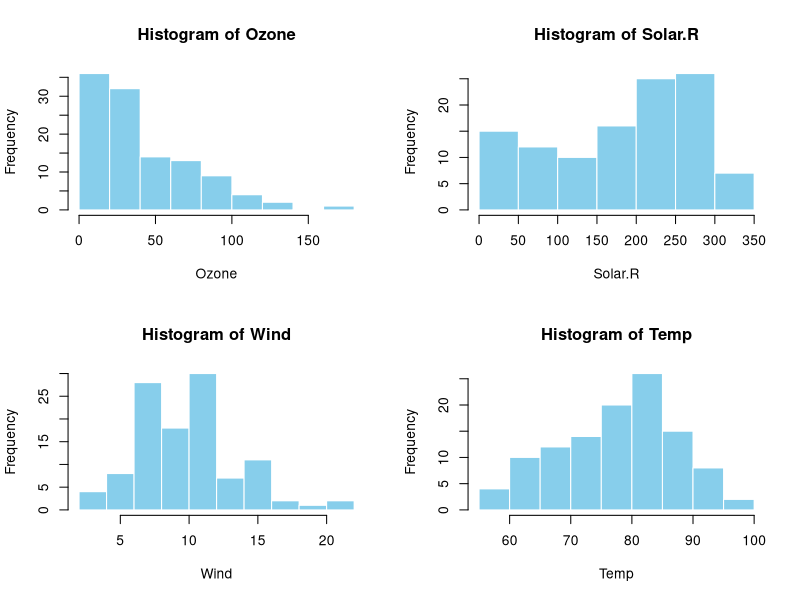
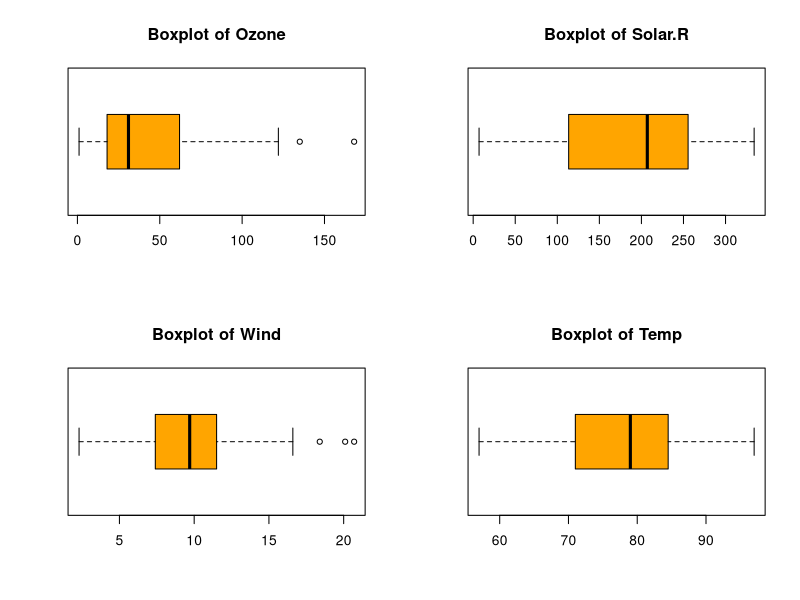
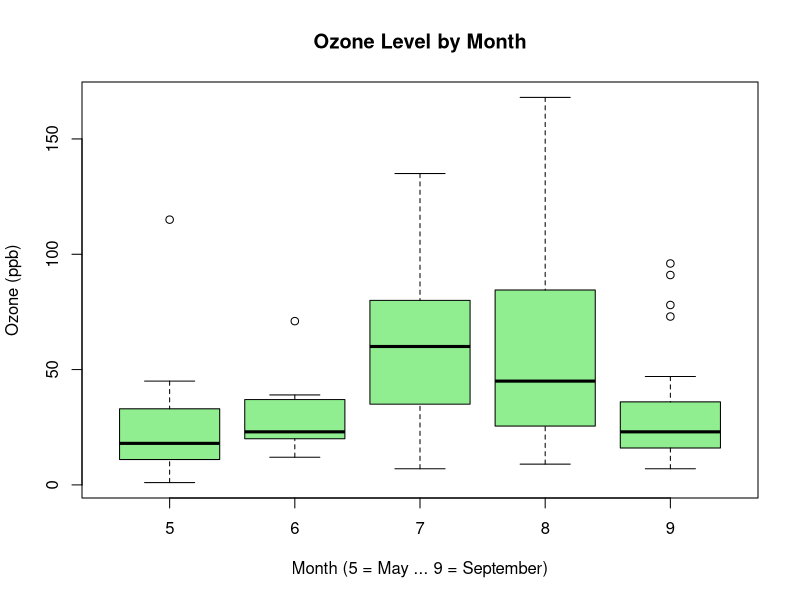
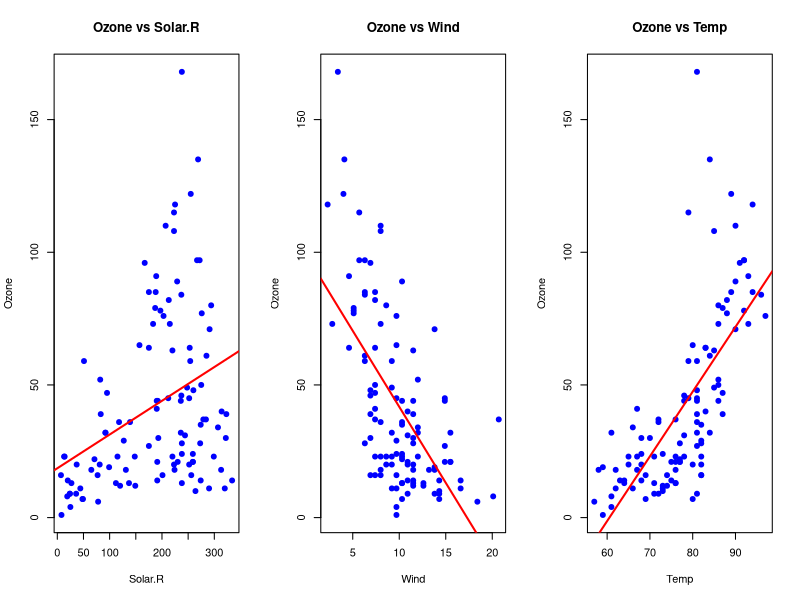
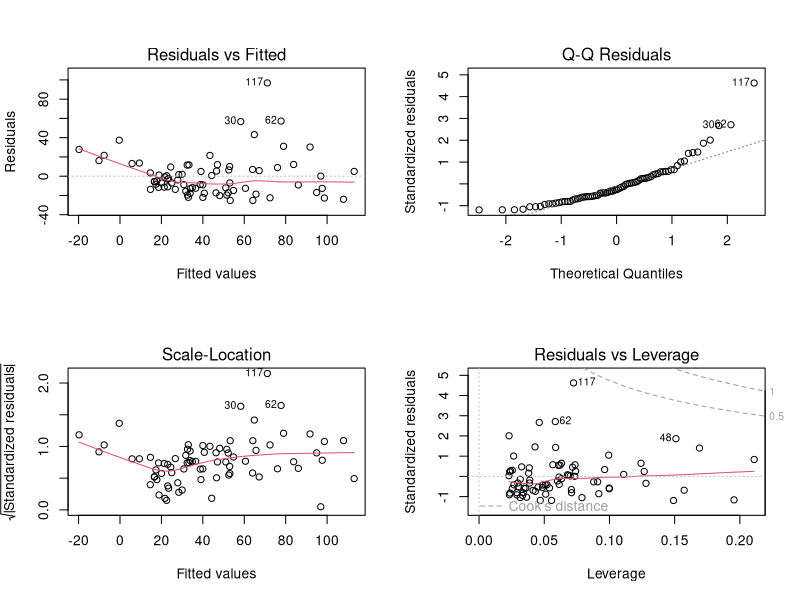
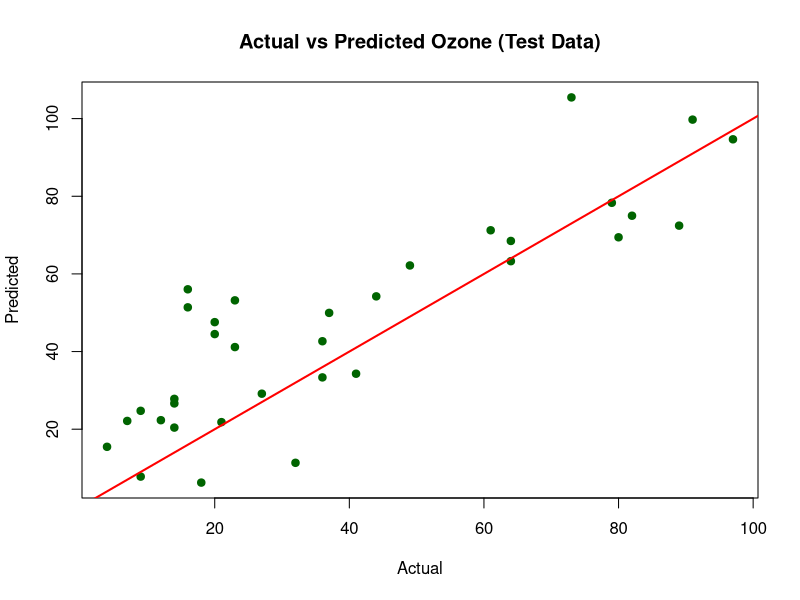

R code for these plots, in order:
# ============================================================
# MINI PROJECT: Air Quality Analysis in New York (1973)
# Theme   : Environmental Science
# Project : EDA (Project 1) + Regression Analysis (Project 2)
# Dataset : airquality (built into R, no download needed)
# Goal    : Predict Ozone level using Temp, Wind and Solar.R
# ============================================================

# ------------------------------------------------------------
# 1. LOAD AND LOOK AT THE DATA
# ------------------------------------------------------------
data(airquality)
df <- airquality

head(df)          # first 6 rows
str(df)           # structure of data
summary(df)       # summary statistics

# Variables:
# Ozone   = ozone level (ppb)          <- dependent variable
# Solar.R = solar radiation (lang)     <- independent
# Wind    = average wind speed (mph)   <- independent
# Temp    = max daily temperature (F)  <- independent
# Month, Day = date

# ------------------------------------------------------------
# 2. DATA CLEANING (missing values)
# ------------------------------------------------------------
cat("\nMissing values in each column:\n")
print(colSums(is.na(df)))

df <- na.omit(df)   # remove rows with missing values
cat("\nRows after removing NA:", nrow(df), "\n")

# ------------------------------------------------------------
# 3. EXPLORATORY DATA ANALYSIS
# ------------------------------------------------------------
vars <- c("Ozone", "Solar.R", "Wind", "Temp")

# 3a. Descriptive statistics using a loop
cat("\n--- Descriptive Statistics ---\n")
for (v in vars) {
  cat(v, ": mean =", round(mean(df[[v]]), 2),
      ", median =", median(df[[v]]),
      ", sd =", round(sd(df[[v]]), 2), "\n")
}

# 3b. Histograms (distribution of each variable)
par(mfrow = c(2, 2))
for (v in vars) {
  hist(df[[v]], main = paste("Histogram of", v),
       xlab = v, col = "skyblue", border = "white")
}

# 3c. Boxplots and outliers
par(mfrow = c(2, 2))
for (v in vars) {
  boxplot(df[[v]], main = paste("Boxplot of", v),
          col = "orange", horizontal = TRUE)
  out <- boxplot.stats(df[[v]])$out
  cat(v, "has", length(out), "outlier(s):", out, "\n")
}

# 3d. Boxplot of Ozone by Month
par(mfrow = c(1, 1))
boxplot(Ozone ~ Month, data = df,
        main = "Ozone Level by Month",
        xlab = "Month (5 = May ... 9 = September)",
        ylab = "Ozone (ppb)", col = "lightgreen")

# 3e. Scatter plots: Ozone vs each predictor
par(mfrow = c(1, 3))
predictors <- c("Solar.R", "Wind", "Temp")
for (p in predictors) {
  plot(df[[p]], df$Ozone,
       main = paste("Ozone vs", p),
       xlab = p, ylab = "Ozone", pch = 19, col = "blue")
  abline(lm(df$Ozone ~ df[[p]]), col = "red", lwd = 2)
}
par(mfrow = c(1, 1))

# 3f. Correlation
cat("\n--- Correlation Matrix ---\n")
print(round(cor(df[, vars]), 2))

# ------------------------------------------------------------
# 4. HYPOTHESIS TEST (t-test)
# H0: mean ozone is same in early summer (May-Jun) and
#     peak summer (Jul-Aug)
# ------------------------------------------------------------
early <- df$Ozone[df$Month %in% c(5, 6)]
peak  <- df$Ozone[df$Month %in% c(7, 8)]

cat("\n--- t-test: Early summer vs Peak summer ---\n")
print(t.test(early, peak))
# If p-value < 0.05, we reject H0 (ozone differs significantly)

# ------------------------------------------------------------
# 5. SPLIT DATA INTO TRAIN (70%) AND TEST (30%)
# ------------------------------------------------------------
set.seed(123)
train_index <- sample(1:nrow(df), 0.7 * nrow(df))
train <- df[train_index, ]
test  <- df[-train_index, ]

# ------------------------------------------------------------
# 6. REGRESSION MODELS
# ------------------------------------------------------------
# Model 1: Multiple linear regression
model1 <- lm(Ozone ~ Temp + Wind + Solar.R, data = train)

# Model 2: Polynomial regression (Temp squared)
model2 <- lm(Ozone ~ Temp + I(Temp^2) + Wind + Solar.R, data = train)

cat("\n--- Model 1: Linear Regression ---\n")
print(summary(model1))

cat("\n--- Model 2: Polynomial Regression ---\n")
print(summary(model2))

# ------------------------------------------------------------
# 7. MODEL EVALUATION (loop over both models)
# ------------------------------------------------------------
models <- list(Linear = model1, Polynomial = model2)

cat("\n--- Model Comparison ---\n")
for (name in names(models)) {
  m <- models[[name]]
  pred <- predict(m, newdata = test)
  rmse <- sqrt(mean((test$Ozone - pred)^2))
  r2_train <- summary(m)$r.squared
  adj_r2   <- summary(m)$adj.r.squared
  cat(name, "-> R2 =", round(r2_train, 3),
      "| Adj R2 =", round(adj_r2, 3),
      "| Test RMSE =", round(rmse, 2), "\n")
}

# ------------------------------------------------------------
# 8. RESIDUAL PLOTS (check model assumptions) for the polynomial model
# ------------------------------------------------------------
par(mfrow = c(2, 2))
plot(model2)
par(mfrow = c(1, 1))

# Actual vs Predicted plot on test data
pred2 <- predict(model2, newdata = test)
plot(test$Ozone, pred2,
     main = "Actual vs Predicted Ozone (Test Data)",
     xlab = "Actual", ylab = "Predicted", pch = 19, col = "darkgreen")
abline(0, 1, col = "red", lwd = 2)

# ------------------------------------------------------------
# 9. PREDICT A NEW DAY
# ------------------------------------------------------------
new_day <- data.frame(Temp = 85, Wind = 8, Solar.R = 200)
cat("\nPredicted Ozone for Temp=85, Wind=8, Solar.R=200:",
    round(predict(model2, new_day), 2), "ppb\n")

# ------------------------------------------------------------
# 10. CONCLUSION (write in your report)
# ------------------------------------------------------------
# - Ozone is right-skewed and has a few high outliers.
# - Temp has a strong positive correlation with Ozone;
#   Wind has a negative correlation (more wind -> less ozone).
# - Ozone is highest in July-August (t-test confirms the difference).
# - The polynomial model usually fits better than the linear one
#   (higher Adj R2, lower RMSE) because the Temp-Ozone
#   relationship is curved, not a straight line.
# - Higher temperature and low wind speed are the main drivers
#   of high ozone pollution.
